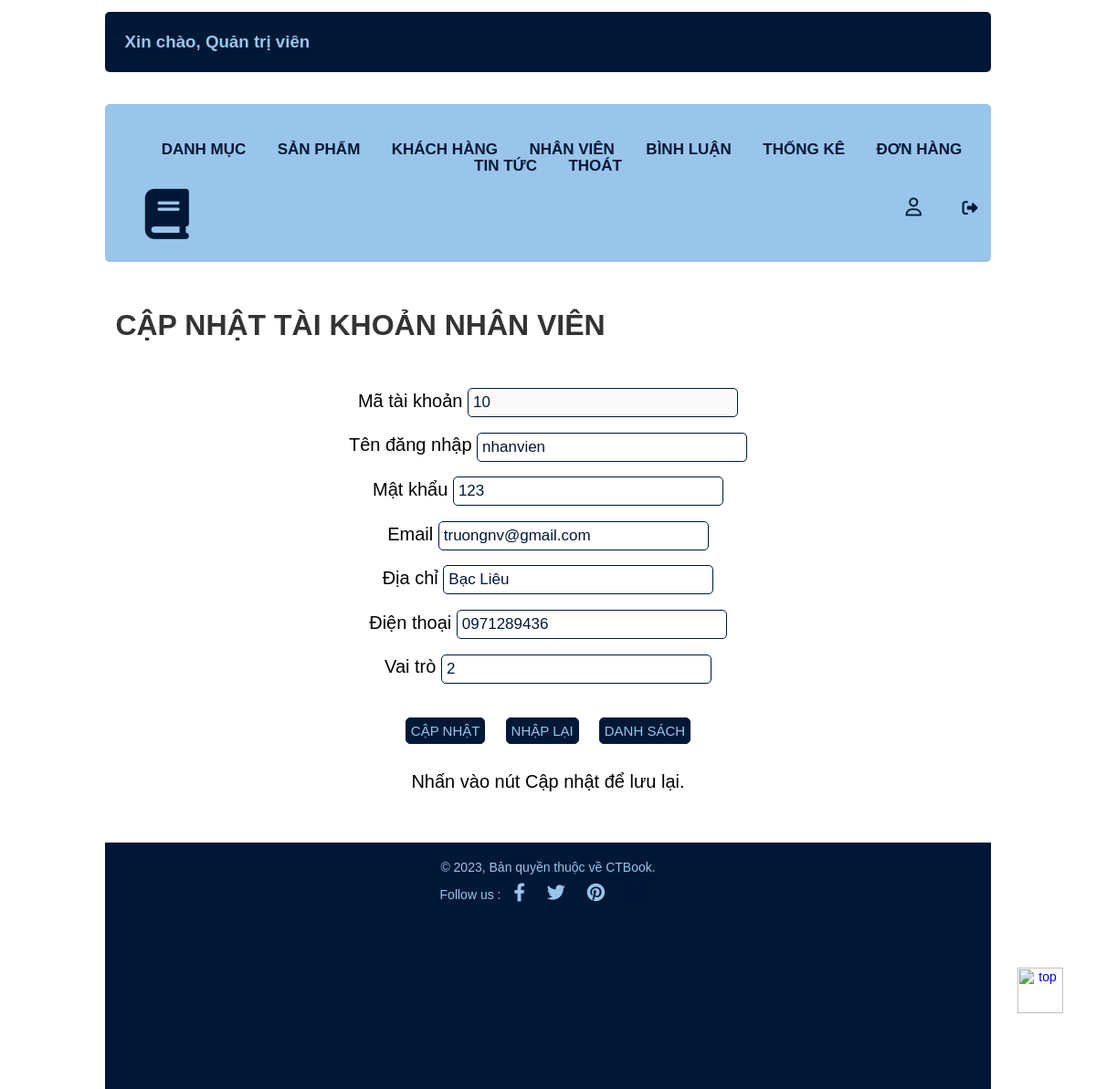
Screenshot of /admin/index.php?act=suanv&id=10 with the database file from the repository.
### tables this page shows
CREATE TABLE `taikhoan` (
  `id` int(10) NOT NULL,
  `user` varchar(50) NOT NULL,
  `pass` varchar(50) NOT NULL,
  `email` varchar(255) NOT NULL,
  `address` varchar(255) DEFAULT NULL,
  `tel` varchar(12) DEFAULT NULL,
  `role` tinyint(4) NOT NULL DEFAULT 0
);

### model/pdo.php (called while the page is built, shortened)
<?php
function pdo_get_connection(){
    $dburl= "mysql:host=localhost;dbname=shop;charset=utf8";
    $username= 'root';
    $password= '';
    $conn= new PDO($dburl, $username, $password);
    $conn->setAttribute(PDO::ATTR_ERRMODE, PDO::ERRMODE_EXCEPTION);
    return $conn;
}
function pdo_query_one($sql){
    $sql_args= array_slice(func_get_args(), 1);
    try {
        $conn= pdo_get_connection();
        $stmt= $conn->prepare($sql);
        $stmt->execute($sql_args);
        $row= $stmt->fetch(PDO::FETCH_ASSOC);
        return $row;
    } catch (PDOException $e) {
        throw $e;
    }
    finally{
        unset($conn);
    }
}
?>

### model/taikhoan.php (called while the page is built, shortened)
<?php
    function loadone_taikhoan($id){
        $sql= "select * from taikhoan where id=".$id;
        $tk= pdo_query_one($sql);
        return $tk;
    }
?>

### admin/tknhanvien/update.php (the view, shortened to what this page needs)
<?php
    if (is_array($taikhoannv)) {
        extract($taikhoannv);
    }
?>
<div class="row">
    <div class="row frmtitle">
        <h1>CẬP NHẬT TÀI KHOẢN NHÂN VIÊN</h1>
    </div>
    <div class="row frmcontent">
        <form action="index.php?act=updatenv" method="post" enctype="multipart/form-data">
            <div class="row mb10">
                Mã tài khoản
                <input type="text" name="id" disabled
                    value="<?php if(isset($id) && ($id!="")) echo $id; ?>">
            </div>
            <div class="row mb10">
                Tên đăng nhập
                <input type="text" name="user"
                    value="<?php if(isset($user) && ($user!="")) echo $user; ?>">
            </div>
            <div class="row mb10">
                Mật khẩu
                <input type="text" name="pass"
                    value="<?php if(isset($pass) && ($pass!="")) echo $pass; ?>">
            </div>
            <div class="row mb10">
                Email
                <input type="text" name="email"
                    value="<?php if(isset($email) && ($email!="")) echo $email; ?>">
            </div>
            <div class="row mb10">
                Địa chỉ
                <input type="text" name="diachi"
                    value="<?php if(isset($address) && ($address!="")) echo $address; ?>">
            </div>
            <div class="row mb10">
                Điện thoại
                <input type="number" name="sdt"
                    value="<?php if(isset($tel) && ($tel!="")) echo $tel; ?>">
            </div>
            <div class="row mb10">
                Vai trò
                <input type="text" name="vaitro"
                    value="<?php if(isset($role) && ($role!="")) echo $role; ?>" readonly>
            </div>
            <div class="row mb10-btn">
                <input type="submit" name="capnhat" value="CẬP NHẬT">
                <input type="reset" value="NHẬP LẠI">
                <a href="index.php?act=dsnv"><input type="button" value="DANH SÁCH"></a>
            </div>
            <?php
                if(isset($thongbao) && ($thongbao!="")) {
                    echo $thongbao;
                }else{
                    echo "Nhấn vào nút Cập nhật để lưu lại.";
                }
            ?>
        </form>
    </div>
</div>

### css/style.css (style rules this page uses)
* { box-sizing: border-box; font-family: sans-serif; }
.row { float: left; width: 100%; }
.frmcontent { padding: 20px 0px; text-align: center; font-size: 20px; }
.frmtitle > h1 { margin-left: 10%; color: #333; }
.mb10-btn input { font-size: 15px; color: #98C5E9; border-radius: 5px; background-color: #001838; border: 1px #001838 solid; padding: 5px 5px; margin: 2.5% 0.7%; }
.mb10 input { font-size: 17px; margin: 0.7% 0; padding: 5px 5px; width: 25%; color: #001838; border-radius: 5px; border: 1px #001838 solid; }

### rows the page displays
taikhoan: id "10", user "nhanvien", pass "123", email "truongnv@gmail.com", diachi "Bạc Liêu", sdt "0971289436", vaitro "2"
